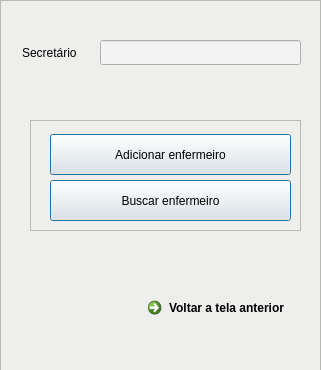
<?xml version="1.0" encoding="UTF-8"?>
<ui version="4.0">
 <class>NurseManagementWindow</class>
 <widget class="QMainWindow" name="NurseManagementWindow">
  <property name="geometry">
   <rect>
    <x>0</x>
    <y>0</y>
    <width>321</width>
    <height>370</height>
   </rect>
  </property>
  <property name="windowTitle">
   <string>Gerenciar Enfermeiros</string>
  </property>
  <widget class="QWidget" name="centralwidget">
   <widget class="QFrame" name="frame">
    <property name="geometry">
     <rect>
      <x>0</x>
      <y>0</y>
      <width>321</width>
      <height>371</height>
     </rect>
    </property>
    <property name="styleSheet">
     <string notr="true">background-color: rgb(238, 238, 236);</string>
    </property>
    <property name="frameShape">
     <enum>QFrame::StyledPanel</enum>
    </property>
    <property name="frameShadow">
     <enum>QFrame::Raised</enum>
    </property>
    <widget class="QLineEdit" name="secretaryTag">
     <property name="geometry">
      <rect>
       <x>20</x>
       <y>40</y>
       <width>81</width>
       <height>25</height>
      </rect>
     </property>
     <property name="text">
      <string>Secretário</string>
     </property>
     <property name="frame">
      <bool>false</bool>
     </property>
     <property name="readOnly">
      <bool>true</bool>
     </property>
    </widget>
    <widget class="QLineEdit" name="secretaryName">
     <property name="geometry">
      <rect>
       <x>100</x>
       <y>40</y>
       <width>201</width>
       <height>25</height>
      </rect>
     </property>
     <property name="styleSheet">
      <string notr="true">background-color: rgb(243, 243, 243);</string>
     </property>
    </widget>
    <widget class="QFrame" name="wrapper">
     <property name="geometry">
      <rect>
       <x>30</x>
       <y>120</y>
       <width>271</width>
       <height>111</height>
      </rect>
     </property>
     <property name="styleSheet">
      <string notr="true">border-color: rgb(92, 53, 102);</string>
     </property>
     <property name="frameShape">
      <enum>QFrame::StyledPanel</enum>
     </property>
     <property name="frameShadow">
      <enum>QFrame::Raised</enum>
     </property>
     <widget class="QPushButton" name="createPostButton">
      <property name="geometry">
       <rect>
        <x>20</x>
        <y>14</y>
        <width>241</width>
        <height>41</height>
       </rect>
      </property>
      <property name="text">
       <string>Adicionar enfermeiro</string>
      </property>
      <property name="default">
       <bool>true</bool>
      </property>
     </widget>
     <widget class="QPushButton" name="findPostButton">
      <property name="geometry">
       <rect>
        <x>20</x>
        <y>60</y>
        <width>241</width>
        <height>41</height>
       </rect>
      </property>
      <property name="text">
       <string>Buscar enfermeiro</string>
      </property>
      <property name="default">
       <bool>true</bool>
      </property>
     </widget>
    </widget>
    <widget class="QCommandLinkButton" name="previusPageCommandButton">
     <property name="geometry">
      <rect>
       <x>140</x>
       <y>290</y>
       <width>161</width>
       <height>41</height>
      </rect>
     </property>
     <property name="text">
      <string>Voltar a tela anterior</string>
     </property>
    </widget>
   </widget>
  </widget>
 </widget>
 <resources/>
 <connections/>
</ui>
